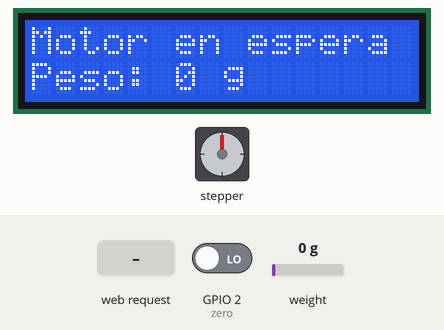
Bench run of a sketch on a simulated ESP32. Parts: stepper motor, 16×2 character LCD. Wiring (inferred from the names in the program): stepper motor driver (200 steps per turn assumed): step GPIO 13; direction GPIO 19; enable GPIO 18. The test bench sets the inputs (shaded band); at power-on: weight on the scale 0 g, GPIO 2 (zero) LOW. WiFi joins after 1.5 s; servers stay silent unless stated; EEPROM starts erased; what the sketch prints to the serial monitor is not drawn.

Above: at 5.1 s.
5.2 s: weight on the scale set to 100 g
At 7.3 s:
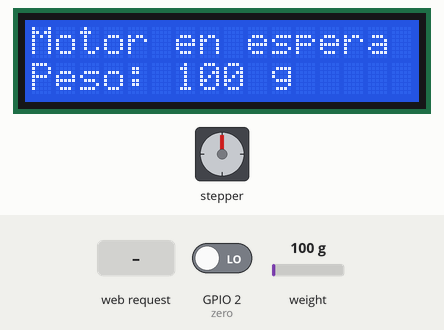
7.6 s: HTTP request GET /ena_r received
At 9.2 s:
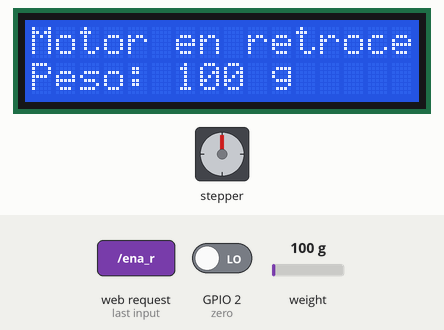
11.6 s: HTTP request GET /ena_f received
At 12.5 s:
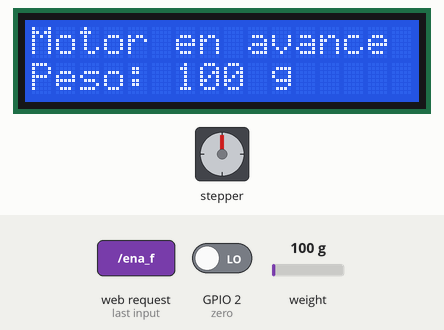
15.1 s: weight on the scale set to 466 g
At 17.3 s:
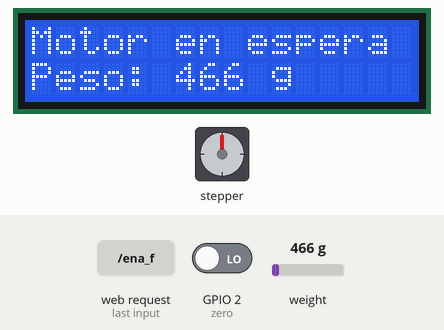
17.6 s: weight on the scale set to 552 g
At 19.4 s:
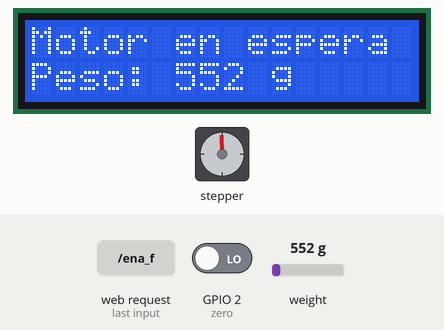
19.7 s: HTTP request GET /ena_r received
At 20.5 s:
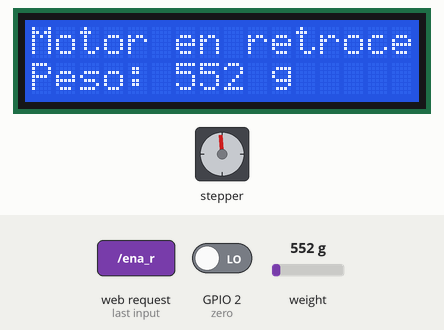
Timing chart, 0 to 23.2 s (numbered marks = the images above; inputs shaded):
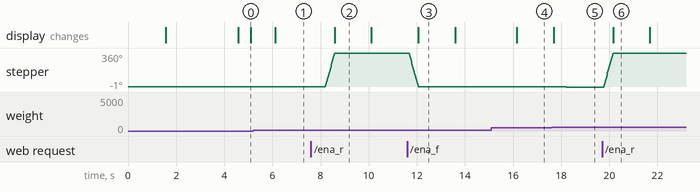

The sketch:

main.ino
```cpp
//espwroom32_v1.ino
#include <WiFi.h>
#include <WebServer.h>
#include "HX711.h"
#include <EEPROM.h>
#include <LiquidCrystal_I2C.h>
#include <Wire.h>
#include "wifi_setup.h"
#include "balanza.h"
#include "motor_control.h"

// Configura los pines de salida
const int pinOutput_ENA = 18; // enciende el motor con LOW
const int pinOutput_DIR = 19; // sentido de giro
const int pinOutput_PUL = 13; // pulso,  debe tener 1000 microsegundos entre semiciclo positivo y negativo

LiquidCrystal_I2C lcd(0x27, 16, 2);

HX711 balanza;

const int zero = 2;
int DT = 4;
int CLK = 5;

int peso_calibracion = 185; // Es el peso referencial a poner, en mi caso mi celular pesa 185g (SAMSUMG A20)
long escala;

int state_zero = 0;
int last_state_zero = 0;

void handleRootRequest() {
  float peso_mostrar;
  peso_mostrar = balanza.get_units(10);
  server.send(200, "text/plain", "ESP32 Web Server \n Peso: " + String(peso_mostrar) + " g");
}

void handleMotorForward() {
  lcd.setCursor(0, 0);
  lcd.print("Motor en avance ");
  server.send(200, "text/plain", "Motor en Marcha");
  runMotor(pinOutput_ENA, pinOutput_DIR, pinOutput_PUL, LOW);
}

void handleMotorReverse() {
  lcd.setCursor(0, 0);
  lcd.print("Motor en retroceso");
  server.send(200, "text/plain", "Motor en Reversa");
  runMotor(pinOutput_ENA, pinOutput_DIR, pinOutput_PUL, HIGH);
}

void setup() {
  Serial.begin(115200);

  initializeWebServer(); // Configurar y conectar al WiFi con IP estática
  setup_motor(pinOutput_ENA, pinOutput_DIR, pinOutput_PUL);
  server.on("/", handleRootRequest);
  server.on("/ena_f", handleMotorForward);
  server.on("/ena_r", handleMotorReverse);

  server.begin();
  Serial.println("HTTP server started"); //iniciando

  balanza.begin(DT, CLK);//asigana los pines para el recibir el trama del pulsos que viene del modulo
  pinMode(zero, INPUT);//declaramos el pin2 como entrada del pulsador
  pinMode(13,OUTPUT);
  lcd.init(); // Inicializamos el lcd
  lcd.backlight(); // encendemos la luz de fondo del lcd

  EEPROM.get(0, escala);//Lee el valor de la escala en la EEPROM

  if (digitalRead(zero) == 1) {
      calibrateScale(lcd, balanza, peso_calibracion, escala);
  }
  balanza.set_scale(escala); // Establecemos la escala
  balanza.tare(20);  //El peso actual de la base es considerado zero.

}

void loop() {
  server.handleClient();

  int state_zero = digitalRead(zero);
  float peso;
  peso = balanza.get_units(10);  //Mide el peso de la balanza

  //Muestra el peso
  lcd.setCursor(0, 1);
  lcd.print("Peso: ");
  lcd.print(peso, 0);
  lcd.print(" g        ");
  delay(500);

  lcd.setCursor(0, 0);
  lcd.print("Motor en espera ");

  //Botón de zero, esto sirve para restar el peso de un recipiente
  if ( state_zero != last_state_zero) {
    if (state_zero == LOW) {
      balanza.tare(10);  //El peso actual es considerado zero.
    }
  }
  last_state_zero = state_zero;

  if (peso >= 500) digitalWrite(13, 1);
  else if (peso <= 500) digitalWrite(13, 0);
}
```

balanza.h
```cpp
//balanza.h

//Función calibración
void calibrateScale(LiquidCrystal_I2C &lcd, HX711 &balanza, int peso_calibracion, long &escala) {
  boolean conf = true;
  long adc_lecture;

  // restamos el peso de la base de la balaza
  lcd.setCursor(0, 0);
  lcd.print("Calibrando base");
  lcd.setCursor(4, 1);
  lcd.print("Balanza");
  delay(3000);
  balanza.read();
  balanza.set_scale(); //La escala por defecto es 1
  balanza.tare(20);  //El peso actual es considerado zero.
  lcd.clear();

  //Iniciando calibración
  while (conf == true) {

    lcd.setCursor(0, 1);
    lcd.print("Peso referencial:");
    lcd.setCursor(1, 1);
    lcd.print(peso_calibracion);
    lcd.print(" g        ");
    delay(3000);
    lcd.clear();
    lcd.setCursor(1, 0);
    lcd.print("Ponga el Peso");
    lcd.setCursor(1, 1);
    lcd.print("Referencial");
    delay(3000);

    //Lee el valor del HX711
    adc_lecture = balanza.get_value(100);

    //Calcula la escala con el valor leido dividiendo el peso conocido
    escala = adc_lecture / peso_calibracion;

    //Guarda la escala en la EEPROM
    EEPROM.put( 0, escala );
    delay(100);
    lcd.setCursor(1, 0);
    lcd.print("Retire el Peso");
    lcd.setCursor(1, 1);
    lcd.print("referencial");
    delay(3000);
    lcd.clear();
    lcd.setCursor(1, 0);
    lcd.print("READY!!....");
    delay(3000);
    lcd.clear();
    conf = false; //para salir de while
    lcd.clear();

  }
}
```

motor_control.h
```cpp
// motor.h
#ifndef MOTOR_H
#define MOTOR_H

void setup_motor(int pinOutput_ENA, int pinOutput_DIR, int pinOutput_PUL) {
  // Configura los pines de salida
  pinMode(pinOutput_ENA, OUTPUT);
  pinMode(pinOutput_DIR, OUTPUT);
  pinMode(pinOutput_PUL, OUTPUT);

  // Configura los pines en estado inicial
  digitalWrite(pinOutput_ENA, HIGH); // El motor está apagado inicialmente
  digitalWrite(pinOutput_DIR, LOW); // El sentido de giro es hacia adelante inicialmente
  digitalWrite(pinOutput_PUL, LOW); // El pulso está en estado bajo inicialmente
}

void runMotor(int pinOutput_ENA, int pinOutput_DIR, int pinOutput_PUL, int direction) {
  digitalWrite(pinOutput_ENA, LOW); // ENA se enciende con LOW
  digitalWrite(pinOutput_DIR, direction); // Direccion del motor
  for (int i = 0; i < 200; i++) {
    digitalWrite(pinOutput_PUL, HIGH);
    delayMicroseconds(1000);
    digitalWrite(pinOutput_PUL, LOW);
    delayMicroseconds(1000);
  }
}

#endif
```

wifi_setup.h
```cpp
//red_wifi.ino
#include <WiFi.h>

// Configura el SSID y la contraseña de tu red WiFi
const char* ssid = "Aula tecnica";
const char* password = "Madygraf32";

// Configura la IP estática
IPAddress local_IP(192, 168, 1, 184); // La IP que quieres asignar
IPAddress gateway(192, 168, 1, 1);    // La IP del gateway, generalmente la IP del router
IPAddress subnet(255, 255, 255, 0);   // La máscara de subred
IPAddress primaryDNS(8, 8, 8, 8);     // DNS primario, puedes usar el de Google
IPAddress secondaryDNS(8, 8, 4, 4);   // DNS secundario, puedes usar el de Google

WebServer server(80); // Puerto 80 para el servidor web

void initializeWebServer() {
  // Configura la IP estática con los DNS
  if (!WiFi.config(local_IP, gateway, subnet, primaryDNS, secondaryDNS)) {
    Serial.println("Falló la configuración de IP estática");
  }

  WiFi.begin(ssid, password);

  while (WiFi.status() != WL_CONNECTED) {
    delay(500);
    Serial.print(".");
  }
  Serial.println();
  Serial.println("WiFi connected");

  // Imprime la dirección IP obtenida
  Serial.print("IP address: ");
  Serial.println(WiFi.localIP());
}
```

Measured:
- after the input at 5.2 s, the display: changes after 0.92 s (image 1)
- after the input at 7.6 s, stepper: turns 360° clockwise in 0.39 s, starting after 0.60 s; the display: changes after 0.98 s (image 2)
- after the input at 11.6 s, stepper: turns 360° counter-clockwise in 0.39 s, starting after 0.08 s; the display: changes after 0.47 s (image 3)
- after the input at 15.1 s, the display: changes after 1.1 s (image 4)
- after the input at 19.7 s, stepper: turns 357° clockwise in 0.39 s, then 2° clockwise in 0.00 s; the display: changes after 0.45 s (image 6)
- what the display in image 2 shows lasts 1.5 s, from 8.6 s to 10.1 s
